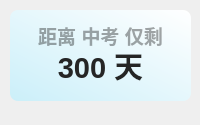
<?xml version="1.0" encoding="UTF-8"?>
<ui version="4.0">
 <class>Form</class>
 <widget class="QWidget" name="Form">
  <property name="geometry">
   <rect>
    <x>0</x>
    <y>0</y>
    <width>200</width>
    <height>125</height>
   </rect>
  </property>
  <property name="minimumSize">
   <size>
    <width>0</width>
    <height>0</height>
   </size>
  </property>
  <property name="maximumSize">
   <size>
    <width>16777215</width>
    <height>65536</height>
   </size>
  </property>
  <property name="windowTitle">
   <string>自定义倒计时</string>
  </property>
  <widget class="QLabel" name="countdown_custom_title">
   <property name="geometry">
    <rect>
     <x>20</x>
     <y>20</y>
     <width>161</width>
     <height>31</height>
    </rect>
   </property>
   <property name="font">
    <font>
     <family>Microsoft YaHei UI</family>
     <pointsize>14</pointsize>
     <weight>75</weight>
     <bold>true</bold>
    </font>
   </property>
   <property name="styleSheet">
    <string notr="true">color: rgba(0, 0, 0, 90);
font-weight: bold;</string>
   </property>
   <property name="text">
    <string>距离 中考 仅剩</string>
   </property>
   <property name="textFormat">
    <enum>Qt::PlainText</enum>
   </property>
   <property name="alignment">
    <set>Qt::AlignCenter</set>
   </property>
  </widget>
  <widget class="QLabel" name="custom_countdown">
   <property name="geometry">
    <rect>
     <x>20</x>
     <y>30</y>
     <width>161</width>
     <height>71</height>
    </rect>
   </property>
   <property name="font">
    <font>
     <family>Microsoft YaHei UI</family>
     <pointsize>22</pointsize>
     <weight>75</weight>
     <bold>true</bold>
    </font>
   </property>
   <property name="styleSheet">
    <string notr="true">border: none;
color: rgba(37, 37, 37, 255);
font-weight: bold</string>
   </property>
   <property name="text">
    <string>300 天</string>
   </property>
   <property name="textFormat">
    <enum>Qt::PlainText</enum>
   </property>
   <property name="alignment">
    <set>Qt::AlignCenter</set>
   </property>
  </widget>
  <widget class="QLabel" name="backgnd">
   <property name="geometry">
    <rect>
     <x>10</x>
     <y>10</y>
     <width>181</width>
     <height>91</height>
    </rect>
   </property>
   <property name="styleSheet">
    <string notr="true">background-color: qlineargradient(spread:pad, x1:0, y1:1, x2:1, y2:0, stop:0 rgba(203, 239, 249, 255), stop:1 rgba(255, 255, 255, 255));
border-radius: 8px</string>
   </property>
   <property name="text">
    <string/>
   </property>
  </widget>
  <widget class="QLabel" name="img">
   <property name="geometry">
    <rect>
     <x>10</x>
     <y>10</y>
     <width>91</width>
     <height>91</height>
    </rect>
   </property>
   <property name="styleSheet">
    <string notr="true"/>
   </property>
   <property name="pixmap">
    <pixmap>img/2.png</pixmap>
   </property>
   <property name="scaledContents">
    <bool>true</bool>
   </property>
  </widget>
  <zorder>backgnd</zorder>
  <zorder>img</zorder>
  <zorder>countdown_custom_title</zorder>
  <zorder>custom_countdown</zorder>
 </widget>
 <resources/>
 <connections/>
</ui>
